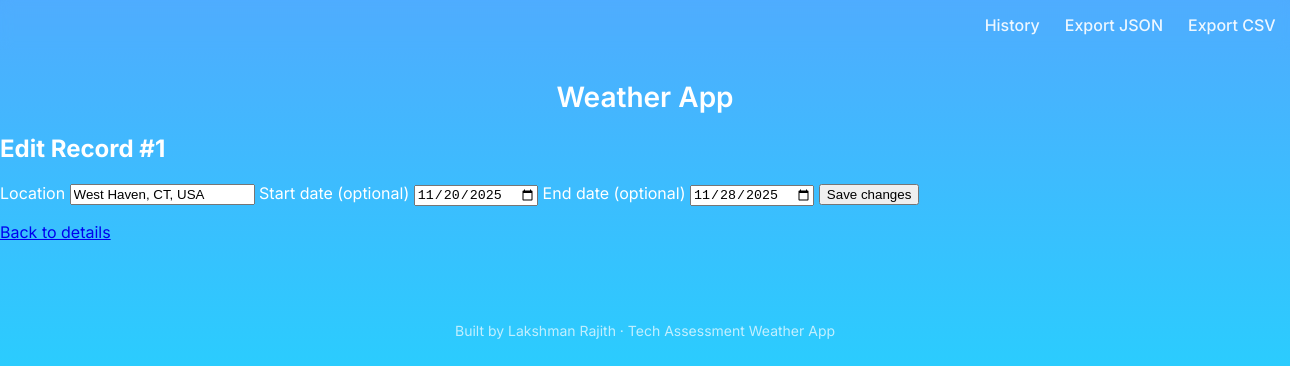
Page /history/1/edit on the committed database.
### app.py (models this page shows, shortened)
class WeatherQuery(db.Model):
    __tablename__ = "weather_queries"
    id = db.Column(db.Integer, primary_key=True)
    user_input = db.Column(db.String(255), nullable=False)
    normalized_name = db.Column(db.String(255))
    lat = db.Column(db.Float)
    lon = db.Column(db.Float)
    start_date = db.Column(db.Date)
    end_date = db.Column(db.Date)
    created_at = db.Column(db.DateTime, default=datetime.utcnow)
    current_weather_json = db.Column(db.Text)
    forecast_json = db.Column(db.Text)

### app.py (the view, shortened to what this page needs)
@app.route("/history/<int:query_id>/edit", methods=["GET", "POST"])
def edit(query_id):
    q = WeatherQuery.query.get_or_404(query_id)
    return render_template("edit.html", query=q)

### templates/edit.html
{% extends "base.html" %}
{% block content %}
<h2>Edit Record #{{ query.id }}</h2>
<form method="POST" class="card">
  <label>Location</label>
  <input
    type="text"
    name="location"
    value="{{ query.user_input }}"
    required
  >
  <label>Start date (optional)</label>
  <input
    type="date"
    name="start_date"
    value="{{ query.start_date.isoformat() if query.start_date else '' }}"
  >
  <label>End date (optional)</label>
  <input
    type="date"
    name="end_date"
    value="{{ query.end_date.isoformat() if query.end_date else '' }}"
  >
  <button type="submit">Save changes</button>
</form>
<p><a href="{{ url_for('detail', query_id=query.id) }}">Back to details</a></p>
{% endblock %}

### statics/style.css (style rules this page uses)
body { margin: 0; font-family: system-ui, -apple-system, BlinkMacSystemFont, "Segoe UI", sans-serif; background: linear-gradient(145deg, #3b82f6, #22c1c3); min-height: 100vh; color: #0f172a; }

### templates/base.html (style rules this page uses)
body { margin: 0; font-family: "Inter", sans-serif; background: linear-gradient(180deg, #4facfe, #00f2fe); color: white; min-height: 100vh; }

### rows in the picture
WeatherQuery: id "1", location "West Haven, CT, USA", start_date "11/20/2025", end_date "11/28/2025"
